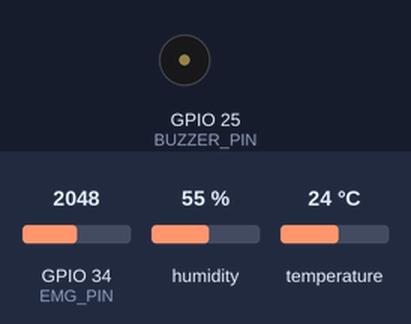
A sketch run on a simulated ESP32. Shown: buzzer (waves = sounding, pin HIGH). The test bench sets the inputs (shaded band); at power-on: GPIO 34 (EMG_PIN) = 2048, humidity 55 %, temperature 24 °C (analog values on the 0–4095 scale). What the sketch prints to the serial monitor is not drawn.

Above: at 1.6 s.
1.7 s: GPIO 34 (EMG_PIN) set to 2866
Timing chart, 0 to 4.7 s (numbered marks = the images above; inputs shaded):
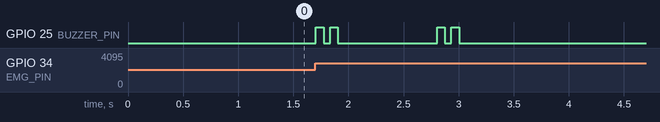

The sketch:

stressDetetction.ino.ino
```cpp
#include <WiFi.h>
#include <WebServer.h>
#include "DHT.h"

#define EMG_PIN 34
#define BUZZER_PIN 25
#define DHT_PIN 4
#define DHT_TYPE DHT11

const char* AP_SSID = "Stress_EMG_ESP32";
const char* AP_PASS = "12345678";

WebServer server(80);
DHT dht(DHT_PIN, DHT_TYPE);

static const int ADC_MAX = 4095;
static const float VREF = 3.3f;
static const uint32_t SAMPLE_PERIOD_MS = 5;

float baseline = 0.0f;
float rectified = 0.0f;
float rms = 0.0f;
float stressScore = 0.0f;
int stressClass = 0;

float BASELINE_ALPHA = 0.01f;
float RMS_ALPHA = 0.08f;
float SCORE_ALPHA = 0.12f;

float TH_RELAXED = 0.08f;
float TH_MODERATE = 0.18f;

float tempC = NAN, hum = NAN;
uint32_t lastDhtMs = 0;

uint32_t lastBeepMs = 0;

float adcToVolts(int adc){ return (adc * VREF) / (float)ADC_MAX; }

void updateDHT(){
  if(millis() - lastDhtMs < 2000) return;
  lastDhtMs = millis();
  float h = dht.readHumidity();
  float t = dht.readTemperature();
  if(!isnan(h) && !isnan(t)){ hum = h; tempC = t; }
}

void classifyStress(){
  float adj = 0.0f;
  if(!isnan(tempC)) adj += (tempC - 28.0f) * 0.0025f;
  if(!isnan(hum))   adj += (hum - 55.0f)   * 0.0008f;

  float th1 = max(0.03f, TH_RELAXED + adj);
  float th2 = max(th1 + 0.03f, TH_MODERATE + adj);

  int cls = (rms < th1) ? 0 : (rms < th2) ? 1 : 2;

  float raw = 0.0f;
  if(rms <= th1) raw = (rms / th1) * 30.0f;
  else if(rms <= th2) raw = 30.0f + ((rms - th1) / (th2 - th1)) * 40.0f;
  else raw = 70.0f + min(30.0f, (rms - th2) * 120.0f);

  stressScore = (1.0f - SCORE_ALPHA) * stressScore + SCORE_ALPHA * raw;

  if(cls > stressClass) stressClass = cls;
  else if(cls < stressClass){
    if(stressClass == 2 && stressScore < 62) stressClass = 1;
    else if(stressClass == 1 && stressScore < 25) stressClass = 0;
  }
}

void relaxationFeedback(){
  uint32_t now = millis();
  if(stressClass == 2){
    if(now - lastBeepMs > 1100){
      lastBeepMs = now;
      digitalWrite(BUZZER_PIN, HIGH); delay(70);
      digitalWrite(BUZZER_PIN, LOW);  delay(60);
      digitalWrite(BUZZER_PIN, HIGH); delay(70);
      digitalWrite(BUZZER_PIN, LOW);
    }
  } else if(stressClass == 1){
    if(now - lastBeepMs > 2600){
      lastBeepMs = now;
      digitalWrite(BUZZER_PIN, HIGH); delay(80);
      digitalWrite(BUZZER_PIN, LOW);
    }
  } else {
    digitalWrite(BUZZER_PIN, LOW);
  }
}

const char PAGE_INDEX[] PROGMEM = R"HTML(
<!doctype html><html><head>
<meta charset="utf-8"><meta name="viewport" content="width=device-width,initial-scale=1,viewport-fit=cover">
<title>Stress EMG</title>
<style>
:root{
  --bg:#070812; --card:rgba(255,255,255,.06); --br:rgba(130,170,255,.14);
  --txt:#ECF2FF; --mut:rgba(236,242,255,.72);
  --blue:#60A5FA; --g:#22C55E; --y:#FBBF24; --r:#FB7185;
  --shadow: 0 18px 60px rgba(0,0,0,.45);
}
*{box-sizing:border-box}
body{
  margin:0; font-family: ui-sans-serif,system-ui,-apple-system,Segoe UI,Roboto,Arial;
  color:var(--txt);
  background:
    radial-gradient(900px 600px at 15% 0%, rgba(96,165,250,.22), transparent 60%),
    radial-gradient(900px 600px at 85% 10%, rgba(251,113,133,.16), transparent 55%),
    radial-gradient(800px 550px at 40% 90%, rgba(34,197,94,.10), transparent 55%),
    linear-gradient(180deg, #060714 0%, #070812 50%, #050611 100%);
}
.wrap{max-width:1100px;margin:0 auto;padding:18px 16px 28px}
.header{display:flex;justify-content:space-between;align-items:center;gap:12px;margin-bottom:14px}
.brand{display:flex;flex-direction:column;gap:4px}
.h1{font-weight:950;letter-spacing:.2px;font-size:16px}
.sub{font-size:12px;color:var(--mut);line-height:1.35}
.chip{
  display:inline-flex;align-items:center;gap:8px;padding:8px 12px;border-radius:999px;
  border:1px solid var(--br); background: rgba(10,12,22,.55);
}
.dot{width:8px;height:8px;border-radius:999px;background:var(--g);box-shadow:0 0 0 6px rgba(34,197,94,.12)}
.grid{display:grid;grid-template-columns:1fr;gap:14px}
@media(min-width:980px){.grid{grid-template-columns: 420px 1fr}}
.card{
  background: linear-gradient(180deg, rgba(255,255,255,.08), rgba(255,255,255,.04));
  border:1px solid var(--br); border-radius:20px; padding:16px; box-shadow:var(--shadow);
  backdrop-filter: blur(10px);
}
.kpiTop{display:flex;gap:12px;align-items:center;justify-content:space-between}
.badge{
  display:inline-flex;align-items:center;gap:10px;padding:10px 12px;border-radius:14px;
  border:1px solid var(--br); background: rgba(10,12,22,.35);
  font-weight:900; letter-spacing:.2px;
}
.badge b{font-size:14px}
.small{font-size:12px;color:var(--mut)}
.ringWrap{display:flex;gap:14px;align-items:center;margin-top:12px}
.ring{width:120px;height:120px;position:relative}
.ring svg{transform:rotate(-90deg)}
.ring .center{
  position:absolute;inset:0;display:flex;flex-direction:column;align-items:center;justify-content:center;
  gap:2px;
}
.score{font-size:28px;font-weight:950}
.score small{font-size:12px;color:var(--mut);font-weight:800}
.metaRow{display:grid;grid-template-columns:1fr 1fr;gap:10px;margin-top:12px}
.mini{
  border:1px solid var(--br); border-radius:16px; padding:12px;
  background: rgba(10,12,22,.32);
}
.mini .v{font-size:18px;font-weight:950;margin-top:6px}
.ctaRow{display:flex;gap:10px;flex-wrap:wrap;margin-top:12px}
.btn{
  appearance:none; border:1px solid rgba(130,170,255,.18); background: rgba(96,165,250,.10);
  color:var(--txt); padding:10px 12px; border-radius:14px; font-weight:950; cursor:pointer;
}
.btn:active{transform:scale(.99)}
.toggle{
  display:flex;align-items:center;gap:10px;border:1px solid rgba(130,170,255,.18);
  padding:10px 12px;border-radius:14px;background:rgba(10,12,22,.32); user-select:none;
  font-weight:900;
}
.switch{width:44px;height:26px;border-radius:999px;border:1px solid rgba(130,170,255,.20);background:rgba(255,255,255,.08);position:relative}
.knob{width:22px;height:22px;border-radius:999px;background:#fff;position:absolute;top:1px;left:1px;transition:all .18s ease}
.switch.on{background:rgba(34,197,94,.16);border-color:rgba(34,197,94,.25)}
.switch.on .knob{left:21px;background:rgba(34,197,94,1)}
.coach{
  margin-top:12px; padding:12px; border-radius:16px; border:1px solid var(--br);
  background: rgba(10,12,22,.32); line-height:1.35
}
.coach b{color:var(--txt)}
.right{display:flex;flex-direction:column;gap:14px}
.panelTitle{display:flex;justify-content:space-between;align-items:baseline}
.panelTitle .t{font-weight:950;letter-spacing:.3px}
.panelTitle .s{font-size:12px;color:var(--mut)}
canvas{
  width:100%; height:230px; border-radius:18px;
  border:1px solid rgba(130,170,255,.10);
  background: rgba(8,10,18,.55);
}
</style>
</head><body>
<div class="wrap">
  <div class="header">
    <div class="brand">
      <div class="h1">Real-time Stress Detection & Relaxation Feedback</div>
      <div class="sub">Connect to <b>Stress_EMG_ESP32</b> → open <b>192.168.4.1</b>. EMG + features + 3-level prediction + TTS.</div>
    </div>
    <div class="chip"><span class="dot"></span><span style="font-weight:950">Live</span></div>
  </div>

  <div class="grid">
    <div class="card">
      <div class="kpiTop">
        <div class="badge"><span id="tagIcon">●</span> <b id="type">—</b></div>
        <div class="small">3 Types: Relaxed • Moderate • High</div>
      </div>

      <div class="ringWrap">
        <div class="ring">
          <svg width="120" height="120">
            <circle cx="60" cy="60" r="50" stroke="rgba(255,255,255,.10)" stroke-width="12" fill="none"></circle>
            <circle id="arc" cx="60" cy="60" r="50" stroke="rgba(34,197,94,1)" stroke-width="12" stroke-linecap="round" fill="none"
              stroke-dasharray="314" stroke-dashoffset="314"></circle>
          </svg>
          <div class="center">
            <div class="score"><span id="score">0</span><small>/100</small></div>
            <div class="small">Stress Score</div>
          </div>
        </div>

        <div style="flex:1;display:flex;flex-direction:column;gap:10px">
          <div class="mini">
            <div class="small">Current EMG Feature (RMS)</div>
            <div class="v"><span id="rms">0.000</span> <span class="small">V</span></div>
          </div>
          <div class="mini">
            <div class="small">Breathing Cue</div>
            <div class="v" id="cue">Standby</div>
          </div>
        </div>
      </div>

      <div class="metaRow">
        <div class="mini">
          <div class="small">Temperature</div>
          <div class="v"><span id="temp">—</span> <span class="small">°C</span></div>
        </div>
        <div class="mini">
          <div class="small">Humidity</div>
          <div class="v"><span id="hum">—</span> <span class="small">%</span></div>
        </div>
      </div>

      <div class="ctaRow">
        <button class="btn" onclick="speak()">🔊 Speak</button>
        <div class="toggle" onclick="toggleAuto()">
          <div>Auto-speak on High</div>
          <div id="sw" class="switch"><div class="knob"></div></div>
        </div>
      </div>

      <div class="coach" id="coach">
        <b>Coach:</b> Standby. Keep shoulders relaxed. Slow the exhale.
      </div>
    </div>

    <div class="right">
      <div class="card">
        <div class="panelTitle">
          <div class="t">EMG Signal</div>
          <div class="s">Rectified volts • smooth trace</div>
        </div>
        <div style="height:10px"></div>
        <canvas id="c1" width="900" height="230"></canvas>
      </div>

      <div class="card">
        <div class="panelTitle">
          <div class="t">Prediction Trend</div>
          <div class="s">RMS + Score overlay</div>
        </div>
        <div style="height:10px"></div>
        <canvas id="c2" width="900" height="230"></canvas>
      </div>
    </div>
  </div>
</div>

<script>
const N=240;
const emg=Array(N).fill(0), rms=Array(N).fill(0), score=Array(N).fill(0);
const c1=document.getElementById('c1').getContext('2d');
const c2=document.getElementById('c2').getContext('2d');

let autoSpeak=false, lastSpokenAt=0, lastCls=-1;

function pal(cls){
  const cs=getComputedStyle(document.documentElement);
  if(cls===0) return {name:"Relaxed", col:cs.getPropertyValue('--g').trim(), icon:"●"};
  if(cls===1) return {name:"Moderate", col:cs.getPropertyValue('--y').trim(), icon:"●"};
  return {name:"High", col:cs.getPropertyValue('--r').trim(), icon:"●"};
}

function setCoach(cls){
  const coach=document.getElementById('coach');
  const cue=document.getElementById('cue');
  if(cls===2){
    cue.innerText="4-4-6";
    coach.innerHTML="<b>Coach:</b> High stress. Do <b>4-4-6</b> breathing (In 4s • Hold 4s • Out 6s). Unclench jaw.";
  } else if(cls===1){
    cue.innerText="Slow Exhale";
    coach.innerHTML="<b>Coach:</b> Moderate. Extend exhale (In 4s • Out 6s). Drop shoulders.";
  } else {
    cue.innerText="Standby";
    coach.innerHTML="<b>Coach:</b> Relaxed. Keep steady breathing. Maintain soft posture.";
  }
}

function setRing(scoreVal, color){
  const arc=document.getElementById('arc');
  const circum=314;
  const s=Math.max(0,Math.min(100,scoreVal));
  const off=circum*(1-(s/100));
  arc.style.stroke=color;
  arc.setAttribute("stroke-dashoffset", off.toFixed(2));
}

function speak(){
  const t=document.getElementById('type').innerText;
  const s=document.getElementById('score').innerText;
  const msg=`${t}. Stress score ${s} out of 100. Follow the breathing coach.`;
  if('speechSynthesis' in window){
    speechSynthesis.cancel();
    const u=new SpeechSynthesisUtterance(msg);
    u.rate=1.0; u.pitch=1.0;
    speechSynthesis.speak(u);
  }
}

function toggleAuto(){
  autoSpeak=!autoSpeak;
  const sw=document.getElementById('sw');
  sw.className = autoSpeak ? "switch on" : "switch";
}

function grid(ctx){
  const w=ctx.canvas.width,h=ctx.canvas.height;
  ctx.clearRect(0,0,w,h);
  ctx.strokeStyle='rgba(220,235,255,0.06)';
  ctx.lineWidth=1;
  for(let i=1;i<8;i++){
    const y=h*i/8;
    ctx.beginPath(); ctx.moveTo(0,y); ctx.lineTo(w,y); ctx.stroke();
  }
}

function plot(ctx,arr,color,min,max,fill=false){
  const w=ctx.canvas.width,h=ctx.canvas.height;
  ctx.lineWidth=2;
  ctx.strokeStyle=color;
  ctx.beginPath();
  for(let i=0;i<arr.length;i++){
    let v=arr[i]; if(v<min) v=min; if(v>max) v=max;
    const x=w*i/(arr.length-1);
    const y=h-(v-min)/(max-min)*h;
    if(i===0) ctx.moveTo(x,y); else ctx.lineTo(x,y);
  }
  ctx.stroke();

  if(fill){
    ctx.lineTo(w,h); ctx.lineTo(0,h); ctx.closePath();
    ctx.fillStyle=color.replace("1)", "0.12)").replace("0.95", "0.12");
    ctx.fill();
  }
}

async function tick(){
  try{
    const r=await fetch('/api/data');
    const j=await r.json();

    const p=pal(j.cls);
    document.getElementById('type').innerText=p.name;
    document.getElementById('tagIcon').innerText=p.icon;
    document.getElementById('score').innerText=Math.round(j.score);
    document.getElementById('rms').innerText=(j.rmsV??0).toFixed(3);
    document.getElementById('temp').innerText=(j.temp??0).toFixed(1);
    document.getElementById('hum').innerText=(j.hum??0).toFixed(1);

    setCoach(j.cls);
    setRing(j.score, p.col);

    emg.push(j.emgV); emg.shift();
    rms.push(j.rmsV); rms.shift();
    score.push(j.score); score.shift();

    grid(c1);
    plot(c1, emg, 'rgba(96,165,250,0.95)', 0.0, 0.6, true);

    grid(c2);
    plot(c2, rms, 'rgba(34,197,94,0.92)', 0.0, 0.35, true);
    const sScaled = score.map(x => (x/100)*0.35);
    plot(c2, sScaled, 'rgba(251,113,133,0.92)', 0.0, 0.35, false);

    const now=Date.now();
    if(autoSpeak && j.cls===2 && (now-lastSpokenAt>6000) && (lastCls!==2)){
      lastSpokenAt=now; lastCls=2; speak();
    }
    if(j.cls!==2) lastCls=j.cls;

  }catch(e){}
}
setInterval(tick, 200);
</script>
</body></html>
)HTML";

void handleRoot(){ server.send_P(200, "text/html", PAGE_INDEX); }

void handleData(){
  String json="{";
  json += "\"emgV\":" + String(rectified,4) + ",";
  json += "\"rmsV\":" + String(rms,4) + ",";
  json += "\"score\":" + String(stressScore,2) + ",";
  json += "\"cls\":" + String(stressClass) + ",";
  json += "\"temp\":" + String(isnan(tempC)?0.0f:tempC,1) + ",";
  json += "\"hum\":"  + String(isnan(hum)?0.0f:hum,1);
  json += "}";
  server.send(200,"application/json",json);
}

uint32_t lastSampleMs = 0;

void setup(){
  Serial.begin(115200);

  pinMode(BUZZER_PIN, OUTPUT);
  digitalWrite(BUZZER_PIN, LOW);

  analogReadResolution(12);
  analogSetAttenuation(ADC_11db);

  dht.begin();

  WiFi.mode(WIFI_AP);
  WiFi.softAP(AP_SSID, AP_PASS);
  Serial.print("AP IP: ");
  Serial.println(WiFi.softAPIP());

  server.on("/", handleRoot);
  server.on("/api/data", handleData);
  server.begin();

  float sum=0;
  for(int i=0;i<200;i++){ sum += adcToVolts(analogRead(EMG_PIN)); delay(2); }
  baseline = sum/200.0f;
}

void loop(){
  server.handleClient();
  updateDHT();

  uint32_t now = millis();
  if(now - lastSampleMs >= SAMPLE_PERIOD_MS){
    lastSampleMs = now;

    float v = adcToVolts(analogRead(EMG_PIN));
    baseline = (1.0f-BASELINE_ALPHA)*baseline + BASELINE_ALPHA*v;
    float hp = v - baseline;

    rectified = fabs(hp);

    float sq = rectified*rectified;
    float rmsSq = (1.0f-RMS_ALPHA)*(rms*rms) + RMS_ALPHA*sq;
    rms = sqrt(max(0.0f, rmsSq));

    classifyStress();
    relaxationFeedback();
  }
}
```
